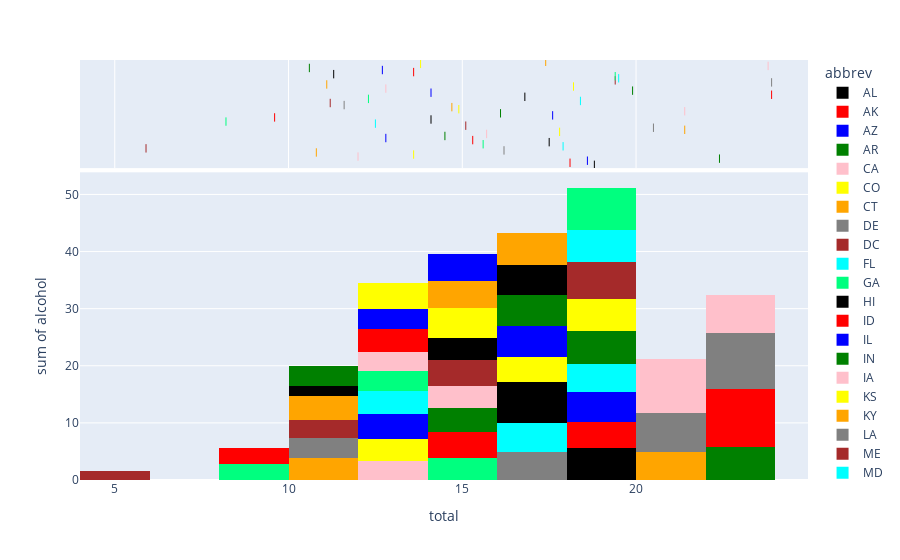

Write notebook code for a chart like this one.
### Code cell
import plotly.express as px
fig=px.histogram(df,x='total',y='alcohol',color='abbrev',marginal='rug',color_discrete_sequence=["black","red","blue",'green','pink','yellow','orange','grey','brown','aqua','springgreen'],hover_data='abbrev')
fig.show()
